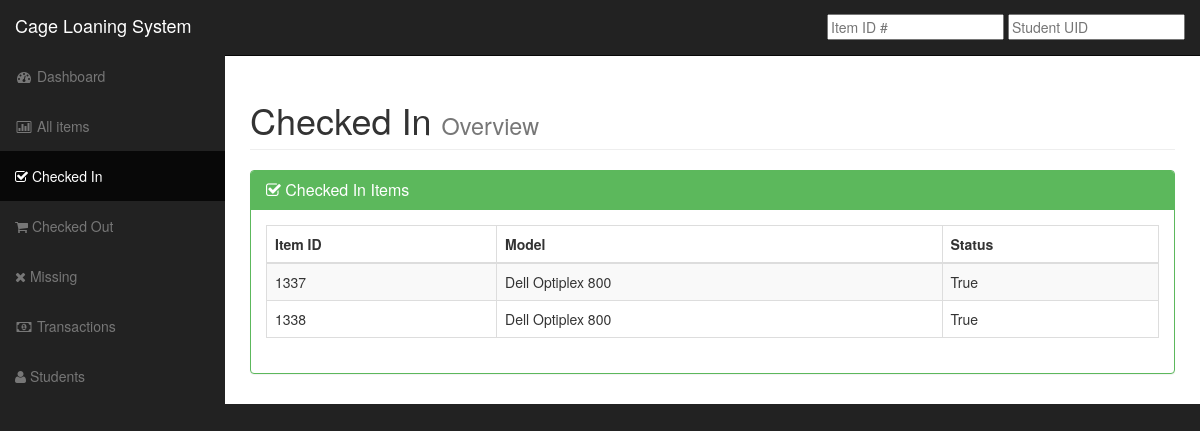
The app's page /in/ with its own data.
### cageInventory/models.py (models this page shows, shortened)
class Item(models.Model):
	status = models.NullBooleanField(default=True)
	id_num = models.CharField(max_length=20,null=True,blank=True)
	model = models.ForeignKey(Model)

class Model(models.Model):
	mfr = models.ForeignKey(Mfr)
	model_name = models.CharField(max_length=100)
	value = models.IntegerField(null=True,blank=True)
	def __str__(self):
		return str(self.mfr) + " " + str(self.model_name)

class Mfr(models.Model):
	name = models.CharField(max_length=100)
	def __str__(self):
		return str(self.name)

### cageInventory/views.py (the view)
# urls.py: url(r'^in/$','cageInventory.views.in_view'),
def in_view(request):
	if request.is_ajax():
		t = loader.get_template('cageInventory/in_view_ajax.html')
		c = Context({'items':Item.objects.filter(status=True)})
		rendered = t.render(c)
		return HttpResponse(json.dumps({'rendered':str(rendered)}))
	return render_to_response('cageInventory/in_view.html',{'items':Item.objects.filter(status=True)})

### templates/cageInventory/in_view.html
{% extends 'cageInventory/base.html' %}
{% block inactive %}
class="active"
{% endblock %}
{% block content %}
<div class="row">
    <div class="col-lg-12">
        <h1 class="page-header">
            Checked In <small>Overview</small>
        </h1>
    </div>
</div>
<div class="row">
    <div class="col-lg-12">
        <div class="panel panel-green">
            <div class="panel-heading">
                <h3 class="panel-title"><i class="fa fa-check-square-o"></i> Checked In Items</h3>
            </div>
            <div class="panel-body">
                <div class="table-responsive">
                    <table class="table table-bordered table-hover table-striped">
                        <thead>
                            <tr>
                                <th>Item ID</th>
                                <th>Model </th>
                                <th>Status </th>
                            </tr>
                        </thead>
                        <tbody>
                            {% for item in items %}
                            <tr onclick="/item/{{item.id}}/">
                                <td>{{item.id_num}}</td>
                                <td>{{item.model}}</td>
                                <td>{{item.status}}</td>
                            </tr>
                            {% empty %}
                            <tr>
                            <td colspan="5">No items are currently checked in</td>
                            </tr>
                            {% endfor %}
                        </tbody>
                    </table>
                </div>
            </div>
        </div>
    </div>
</div>
{% endblock %}

### static/css/sb-admin.css (style rules this page uses)
body { margin-top: 100px; background-color: #222; }
@media (min-width:768px) { body { margin-top: 50px; } }
.panel-green { border-color: #5cb85c; }
.panel-green .panel-heading { border-color: #5cb85c; color: #fff; background-color: #5cb85c; }

### records on screen
Item: id_num "1337", model "Dell Optiplex 800", status "True"
Item: id_num "1338", model "Dell Optiplex 800", status "True"
